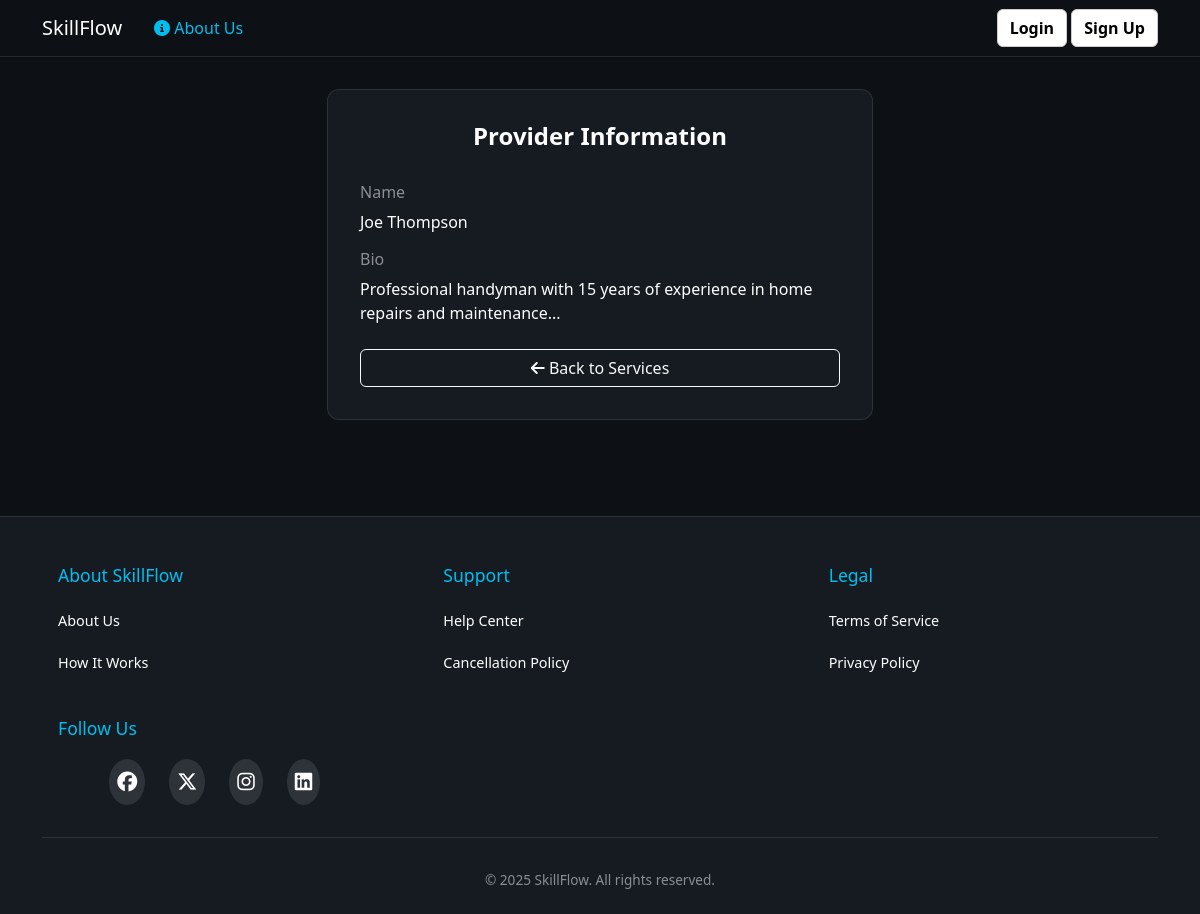
The app's page /user/29/user-info/ with its own data.
### skillflow/models.py (models this page shows, shortened)
class UserProfile(models.Model):
    user = models.OneToOneField(User, on_delete=models.CASCADE) # Link to the User model
    bio = models.TextField(max_length=200, blank=True)  # Optional bio field with a max length of 200 characters
    first_name = models.CharField(max_length=30, blank=True)
    last_name = models.CharField(max_length=30, blank=True)
    email = models.EmailField(blank=True)

### skillflow/views.py (the view)
# urls.py: path('user/<int:service_id>/user-info/', views.user_info, name='user_info'),
def user_info(request, service_id):
    service = get_object_or_404(Service, id=service_id)
    provider_profile = get_object_or_404(UserProfile, user=service.provider)
    return render(request, 'skillflow/user_info.html', {
        'provider_profile': provider_profile
    })

### skillflow/templates/skillflow/user_info.html
{% extends 'skillflow/base.html' %}
{% block content %}
<main class="signup-section">
    <div class="container">
        <div class="row justify-content-center">
            <div class="col-md-6">
                <div class="form-card">
                    <h4 class="form-title">Provider Information</h4>
                    <div class="mb-4">
                        <div class="text-white mb-3">
                            <h6 class="text-white-50 mb-2">Name</h6>
                            {% if provider_profile.first_name or provider_profile.last_name %}
                                {{ provider_profile.first_name }} {{ provider_profile.last_name }}
                            {% else %}
                                Not provided
                            {% endif %}
                        </div>
                        <div class="text-white">
                            <h6 class="text-white-50 mb-2">Bio</h6>
                            {% if provider_profile.bio %}
                                {{ provider_profile.bio }}
                            {% else %}
                                No bio provided
                            {% endif %}
                        </div>
                    </div>
                    <div class="d-grid">
                        <a href="{% url 'index' %}" class="btn btn-outline-light">
                            <i class="fas fa-arrow-left"></i> Back to Services
                        </a>
                    </div>
                </div>
            </div>
        </div>
    </div>
</main>
{% endblock %}

### skillflow/static/css/styles.css (style rules this page uses)
body { background-color: #0D1014; min-height: 100vh; display: flex; flex-direction: column; }
main { flex: 1 0 auto; }
.signup-section { padding: 2rem 0; }
.form-card { background-color: #161b22; border: 1px solid rgba(255, 255, 255, 0.1); border-radius: 12px; padding: 2rem; }
.form-title { color: white; text-align: center; margin-bottom: 2rem; font-weight: 600; }

### records on screen
UserProfile: first_name "Joe", last_name "Thompson", bio "Professional handyman with 15 years of experience in home repairs and maintenance..."
